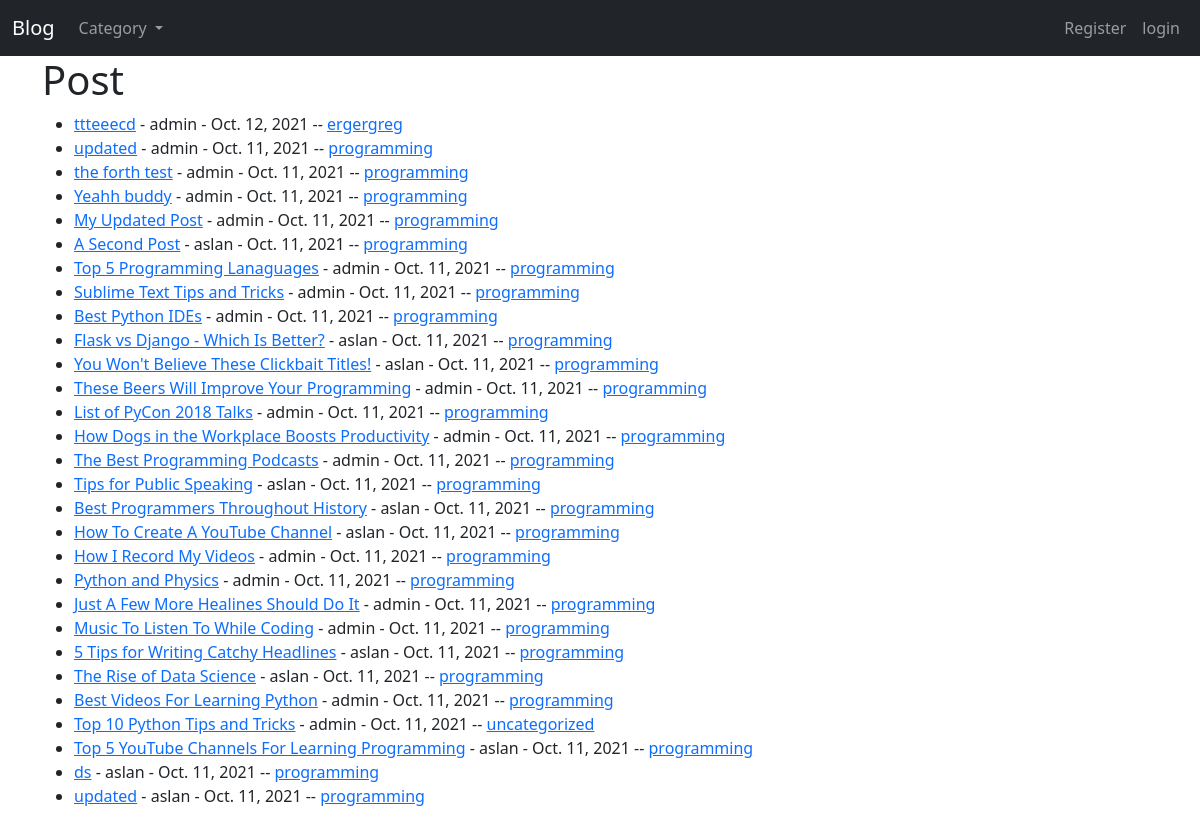
/, run on an earlier commit of the app's database.
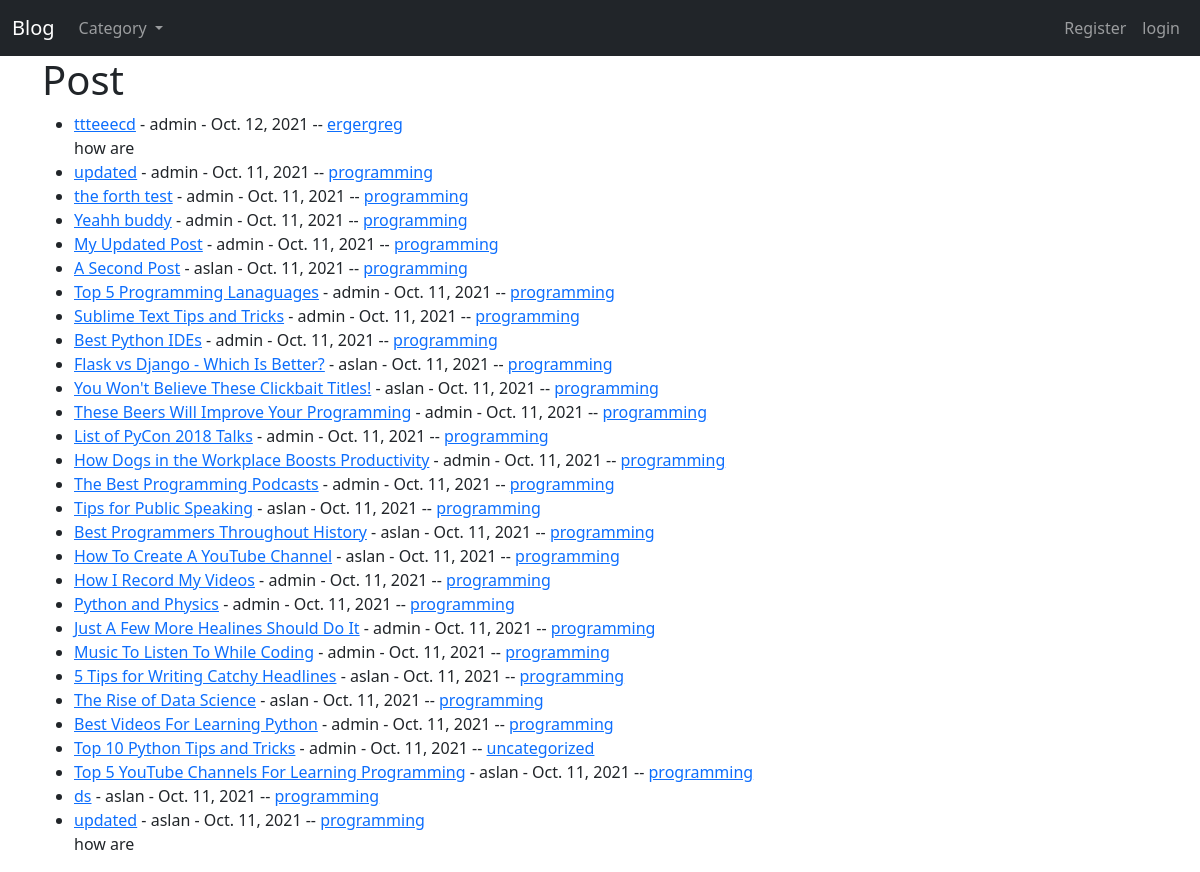
And on a later commit of the database.
### myblog/models.py (models this page shows, shortened)
class Post(models.Model):
    title = models.CharField(max_length=255)
    header_image = models.ImageField(null=True, blank=True, upload_to='images/')
    title_tag = models.CharField(max_length=255, default='blogpost')
    author = models.ForeignKey(User, on_delete=models.CASCADE)
    body = RichTextField(blank=True, null=True)
    post_date = models.DateField(auto_now_add=True)
    category = models.CharField(max_length=250, default='uncategorized')
    snippet = models.CharField(max_length=250)
    likes = models.ManyToManyField(User, related_name='blog_post')

### myblog/views.py (the view)
# urls.py: path('', HomeView.as_view(), name='home'),
class HomeView(ListView):
    model = Post
    template_name = 'myblog/home.html'
    ordering = ['-post_date']
    def get_context_data(self, *args, **kwargs):
        cat_menu = Category.objects.all()
        context = super(HomeView, self).get_context_data(*args, **kwargs)
        context['cat_menu'] = cat_menu
        return context

### myblog/models.py (called while the page is built)
    def __str__(self):
        return self.name

### myblog/templates/myblog/home.html (shortened to what this page needs)
{% extends 'myblog/base.html' %}
  {% block content%}
  <h1>Post</h1>
<ul>
{% for post in object_list %}
    <li> <a href="{% url 'detail' post.pk %}">{{post.title}}</a> - {{post.author}} - {{post.post_date}} --
        <a href="{% url 'category' post.category|slugify%}">{{post.category}}</a> <br>
        {{post.snippet}}
   </li>
{% endfor %}
    </ul>
  {% endblock content%}

What changed in the data, as far as the page shows it:
changed Post "ttteeecd": snippet (not shown) → "how are"
changed Post (number 29 of 29 on the later page): snippet (not shown) → "how are"
